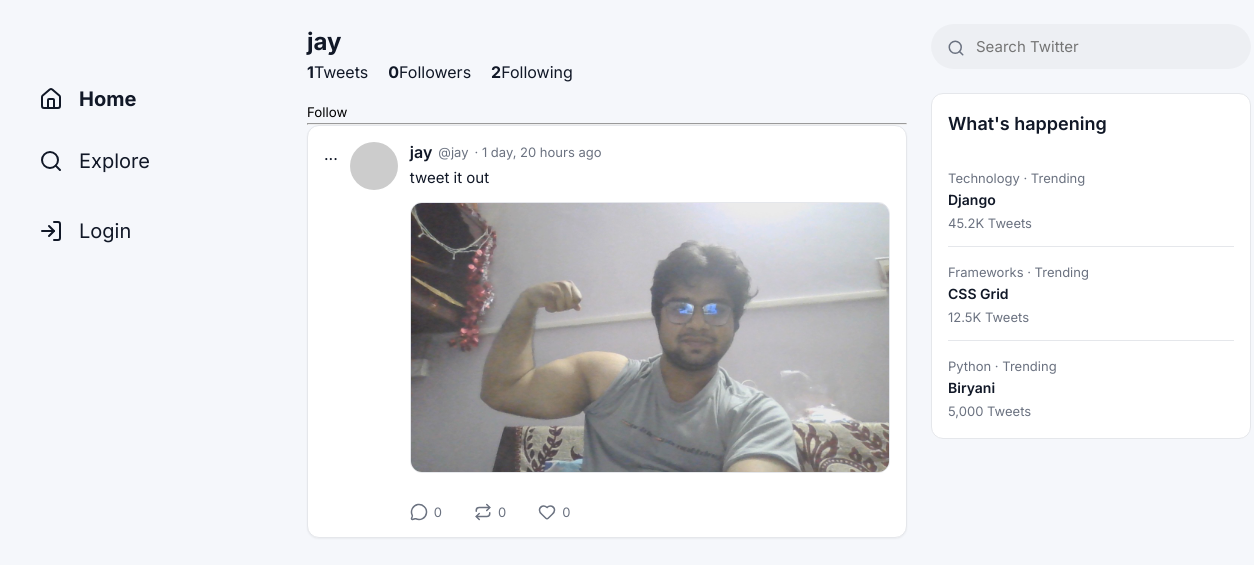
Screenshot of /tweet/profile/2/ with the database file from the repository.
### tweet/models.py (models this page shows, shortened)
class Tweet(models.Model):
    user = models.ForeignKey(User, on_delete=models.CASCADE)
    text = models.TextField(max_length=280)
    photo = models.ImageField(
        upload_to='tweet_photos/',
        blank=True,
        null=True
        )
    parent = models.ForeignKey(
        "self",
        null=True,
        blank=True,
        on_delete=models.CASCADE,
        related_name="replies"
    )
    likes = models.ManyToManyField(
        User,
        related_name='liked_tweets',
        blank=True
    )
    retweets = models.ManyToManyField(
        User,
        related_name="retweeted_tweets",
        blank = True
    )
    created_at = models.DateTimeField(auto_now_add=True)
    updated_at = models.DateTimeField(auto_now=True)
    @property
    def retweet_count(self):
        return self.retweets.count()
    @property
    def like_count(self):
        return self.likes.count()
    @property
    def reply_count(self):
        return self.replies.count()
    class Meta:
        ordering = ["-created_at"]
        indexes = [
            models.Index(fields=["user"]),
            models.Index(fields=["created_at"]),
            models.Index(fields=["parent"]),
            ]

### tweet/views.py (the view)
# urls.py: path("profile/<int:user_id>/", views.profile, name="profile"),
def profile(request,user_id):
    profile_user = get_object_or_404(User,pk=user_id)
    tweets = Tweet.objects.filter(
        user=profile_user,
        parent__isnull=True
    ).order_by("-created_at")
    is_following = False
    if request.user.is_authenticated:
        is_following = Follow.objects.filter(
            follower=request.user,
            following=profile_user
        ).exists()
    followers_count = Follow.objects.filter(
        following=profile_user
    ).count()
    following_count = Follow.objects.filter(
        follower=profile_user
    ).count()
    tweets_count = Tweet.objects.filter(
        user=profile_user,
        parent__isnull=True
    ).count()
    context = {
        "profile_user": profile_user,
        "tweets": tweets,
        "is_following": is_following
    }
    return render(request, "profile.html", {
        "profile_user": profile_user,
        "tweets": tweets,
        "is_following": is_following,
        "followers_count": followers_count,
        "following_count": following_count,
        "tweets_count": tweets_count,
    })

### tweet/templates/profile.html (shortened to what this page needs)
{% extends "layout.html" %}
{% block content %}
<h2>{{profile_user.username}}</h2>
<div style="display:flex; gap:20px; margin-bottom:15px;">
    <span><strong>{{ tweets_count }}</strong>Tweets</span>
    <span><strong>{{ followers_count }}</strong>Followers</span>
    <span><strong>{{ following_count }}</strong>Following</span>
</div>
{% if request.user != profile_user %}
    {% if is_following %}
    <form method="post" action="{% url "unfollow_user" profile_user.id %}">
        {% csrf_token %}
        <button>
            Unfollow
        </button>
    </form>
    {% else %}
    <form method="post" action="{% url "follow_user" profile_user.id %}">
        <button>
            Follow
        </button>
    </form>
    {% endif %}
{% endif %}
<hr>
{% for tweet in tweets %}
     {% include "components/tweet_card.html" with tweet=tweet %}
{% endfor %}
{% endblock %}

### templates/components/tweet_card.html (shortened to what this page needs)
<article class="tweet-card">
     <a href="{% url 'tweet_detail' tweet.id %}" style="text-decoration:none; color:inherit;">
        ...
    </a>
    {% include "components/avatar.html" with user_obj=tweet.user %}
    <div class="tweet-content">
        <div class="tweet-header">
            <a href="{% url 'profile' tweet.user.id %}" class="tweet-username">
    {{ tweet.user.username }}
            </a>
            <span class="tweet-handle">@{{ tweet.user.username|lower }}</span>
            <span class="tweet-handle">· {{ tweet.created_at|timesince }} ago
            </span>
        </div>
        <p class="tweet-text">{{ tweet.text }}</p>
        {% if tweet.photo %}
        <img src="{{ tweet.photo.url }}" alt="Tweet photo" style="width: 100%; border-radius: var(--radius-md); margin-bottom: 12px; border: 1px solid var(--border-color);">
        {% endif %}
        {% include "components/tweet_actions.html" with tweet=tweet %}
    </div>
</article>

### templates/components/avatar.html
<img src="https://ui-avatars.com/api/?name={{ user_obj.username|default:'U' }}&background=E5E7EB&color=111827&bold=true" class="tweet-avatar" alt="{{ user_obj.username }} avatar">

### templates/components/tweet_actions.html (shortened to what this page needs)
<div class="tweet-actions-row">
    <button class="action-btn"
        onclick="document.getElementById('reply-box-{{ tweet.id }}').style.display='block'"
        title="Reply"
    >
    <i data-lucide="message-circle"></i>
    <span>{{ tweet.reply_count }}</span>
    </button>
    <form method="post" action="{% url 'toggle_retweet' tweet.id %}">
    <button class="action-btn" title="Retweet" >
        <i data-lucide="repeat"></i>
        <span>{{ tweet.retweet_count }}</span>
    </button>
    </form>
    <form method="post" action="{% url "toggle_like" tweet.id %}" style="display:inline;">
        <button class="action-btn" title="like">
            <i data-lucide="heart"></i>
            <span>{{ tweet.like_count }}</span>
        </button>
     </form>
  </div>

### static/css/base.css (style rules this page uses)
:root { --bg-color: #F5F7FB; --card-bg: #FFFFFF; --border-color: #E5E7EB; --text-primary: #111827; --text-secondary: #6B7280; --accent-color: #1DA1F2; --accent-hover: #1a91da; --hover-bg: rgba(0, 0, 0, 0.03); --error-color: #ef4444; --font-family: 'Inter', system-ui, -apple-system, BlinkMacSystemFont, "Segoe UI", Roboto, Helvetica, Arial, sans-serif; --font-username: 600 16px var(--font-family); --font-handle: 400 13px var(--font-family); --font-tweet: 400 15px/1.6 var(--font-family); --font-meta: 400 12px var(--font-family); --radius-sm: 8px; --radius-md: 12px; --radius-lg: 16px; --radius-full: 9999px; --shadow-sm: 0 1px 2px 0 rgba(0, 0, 0, 0.05); --shadow-md: 0 4px 6px -1px rgba(0, 0, 0, 0.1), 0 2px 4px -1px rgba(0, 0, 0, 0.06); --transition-fast: 150ms ease-in-out; --transition-normal: 200ms ease-in-out; }
*, *::before, *::after { box-sizing: border-box; margin: 0; padding: 0; }
body { font-family: var(--font-family); background-color: var(--bg-color); color: var(--text-primary); line-height: 1.5; -webkit-font-smoothing: antialiased; -moz-osx-font-smoothing: grayscale; }
a { color: inherit; text-decoration: none; }
button { font-family: inherit; border: none; background: none; cursor: pointer; }

### static/css/components.css (style rules this page uses)
.tweet-card { background: var(--card-bg); border: 1px solid var(--border-color); border-radius: var(--radius-md); padding: 16px; margin-bottom: 16px; box-shadow: var(--shadow-sm); transition: background-color var(--transition-fast), box-shadow var(--transition-fast); display: flex; gap: 12px; }
.tweet-avatar { width: 48px; height: 48px; border-radius: var(--radius-full); object-fit: cover; flex-shrink: 0; }
.tweet-content { flex-grow: 1; min-width: 0; }
.tweet-header { display: flex; align-items: center; gap: 6px; margin-bottom: 4px; }
.tweet-username { font: var(--font-username); color: var(--text-primary); }
.tweet-handle { font: var(--font-handle); color: var(--text-secondary); }
.tweet-text { font: var(--font-tweet); color: var(--text-primary); margin-bottom: 12px; word-wrap: break-word; }
.tweet-actions-row { display: flex; gap: 32px; margin-top: 12px; }
.action-btn { display: flex; align-items: center; gap: 6px; color: var(--text-secondary); transition: color var(--transition-fast); font-size: 13px; }
.action-btn i, .action-btn svg { width: 18px; height: 18px; transition: stroke var(--transition-fast), fill var(--transition-fast), transform var(--transition-fast); }

### rows the page displays
Tweet: user.username "jay", created_at "1 day, 20 hours", text "tweet it out", photo (picture), reply_count "0", retweet_count "0", like_count "0"

### other values shown
{{ profile_user.username }} "jay"
{{ tweets_count }} "1"
{{ followers_count }} "0"
{{ following_count }} "2"
